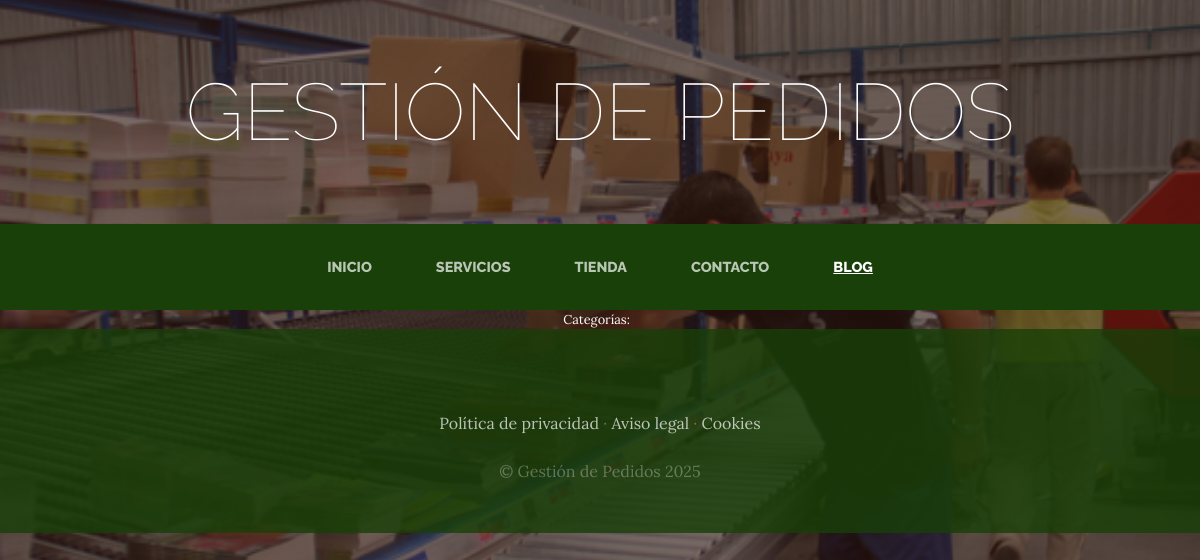
/blog/categoria/2/, run on an earlier commit of the app's database.
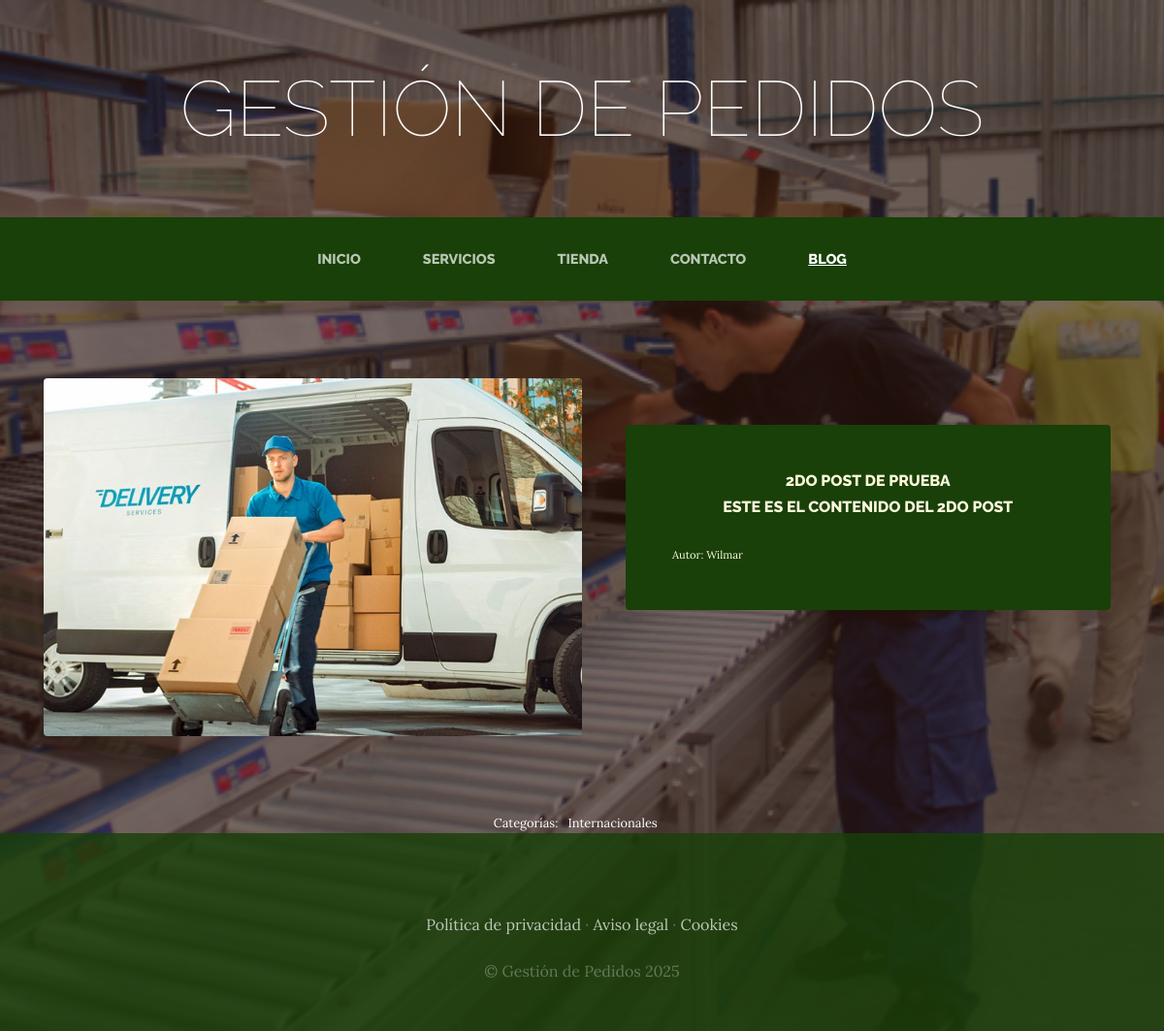
And on a later commit of the database.
### BlogApp/models.py (models this page shows, shortened)
class Post(models.Model):
    titulo = models.CharField(max_length=50)
    contenido = models.CharField(max_length=500)
    imagen = models.ImageField(upload_to='BlogApp', null=True, blank=True)
    autor = models.ForeignKey(User, on_delete=models.CASCADE)
    categoria = models.ManyToManyField(Categorias)
    created = models.DateTimeField(auto_now_add=True)
    updated = models.DateTimeField(auto_now_add=True)
    class Meta():
        verbose_name = 'Post'
        verbose_name_plural = 'Posts'

class Categorias(models.Model):
    nombre = models.CharField(max_length=50)
    created = models.DateTimeField(auto_now_add=True)
    updated = models.DateTimeField(auto_now_add=True)
    class Meta():
        verbose_name = 'Categoria'
        verbose_name_plural = 'Categorias'

### BlogApp/views.py (the view)
# urls.py: path('/categoria/<int:categoria_id>/', views.categoria, name="categoria"),
def categoria(request, categoria_id):
    categoria = Categorias.objects.get(id=categoria_id)
    posts = Post.objects.filter(categoria=categoria)
    return render(request, "blog/categoria.html", {"categoria": categoria, "posts": posts})

### BlogApp/templates/blog/categoria.html (shortened to what this page needs)
<html lang="es">
<head>
</head>
<body>
{% extends 'SitioWebApp/base.html' %}
{% load static %}
{% block content %}
<div>
    {% for post in posts %}
        <section class="page-section clearfix">
            <div class="container">
                <div class="intro">
                    <img class="intro-img img-fluid mb-3 mb-lg-0 rounded" src= "{{post.imagen.url}}" alt="" style="width: 50%;">
                    <div class="intro-text left-0 text-center bg-faded p-5 rounded">
                        <h2 class="section-heading mb-4" >
                            <span class="section-heading-upper">{{post.titulo}}</span>
                            <span class="section-heading-upper">{{post.contenido}}</span>
                        </h2>
                        <div style="text-align: left; font-size: 0.7em;">Autor: {{post.autor}}</div>
                    </div>
                </div>
            </div>
        </section>
    {% endfor %}
    <section>
        <div style="width: 75%; margin: auto; font-size: 0.8em; text-align: center; color: white;">
            Categorías: &nbsp;
            {% for post in posts %}
                {% for categoria in post.categoria.all %}
                    {{categoria.nombre}} &nbsp;&nbsp;&nbsp;
                {% endfor %}
            {% endfor %}
        </div>
    </section>
</div>
{% endblock %}

### SitioWebApp/templates/SitioWebApp/base.html (shortened to what this page needs)
<html>
<head>
  {% load static %}
    <link href="{% static 'SitioWebApp/vendor/bootstrap/css/bootstrap.min.css' %}" rel="stylesheet">
    <link href="{% static 'SitioWebApp/css/gestion.css' %}" rel="stylesheet">
</head>
<body>
    <h1 class="site-heading text-center text-white d-none d-lg-block">
        <span class="site-heading-lower">Gestión de Pedidos</span>
      </h1>
 <nav class="navbar navbar-expand-lg navbar-dark py-lg-4" id="mainNav">
    <div class="container">
      <div class="collapse navbar-collapse" id="navbarResponsive">
        <ul class="navbar-nav mx-auto">
          <li class="nav-item {% if request.path == '/home/' %}active{% endif %} px-lg-4">
            <a class="nav-link text-uppercase text-expanded" href="{% url 'Home' %}">Inicio</a>
          </li>
          <li class="nav-item {% if request.path == '/servicios/' %}active{% endif %} px-lg-4">
            <a class="nav-link text-uppercase text-expanded" href="{% url 'Servicios' %}">Servicios</a>
          </li>
          <li class="nav-item {% if request.path == '/tienda/' %}active{% endif %} px-lg-4">
            <a class="nav-link text-uppercase text-expanded" href="{% url 'Tienda' %}">Tienda</a>
          </li>
          <li class="nav-item {% if request.path == '/contacto/' %}active{% endif %} px-lg-4">
            <a class="nav-link text-uppercase text-expanded" href="{% url 'Contacto' %}">Contacto</a>
          </li>
          <li class="nav-item {% if request.path|slice:':6' == '/blog/' %}active{% endif %} px-lg-4">
            <a class="nav-link text-uppercase text-expanded" href="{% url 'Blog' %}">Blog</a>
          </li>
        </ul>
      </div>
    </div>
  </nav>
  {% block content %}
  {% endblock %}
    <footer class="footer text-faded text-center py-5">
      <div class="container">
        <p class="m-0 mbt">
        	<a href="sample.html" class="link">Política de privacidad</a> ·
        	<a href="sample.html" class="link">Aviso legal</a> ·
        	<a href="sample.html" class="link">Cookies</a>
		</p>
        <p class="m-0 mbt1">&copy; Gestión de Pedidos 2025</p>
      </div>
	</footer>
</body>
</html>

### SitioWebApp/static/SitioWebApp/css/gestion.css (style rules this page uses)
body { font-family: 'Lora'; background: linear-gradient(rgba(47, 23, 15, 0.65), rgba(47, 23, 15, 0.65)), url("../img/bg_main.jpg"); background-attachment: fixed; background-position: center; background-size: cover; }
h1, h2, h3, h4, h5, h6 { font-family: 'Raleway'; }
p { line-height: 1.75; }
.text-faded { color: rgba(255, 255, 255, 0.3); }
.site-heading { margin-top: 5rem; margin-bottom: 5rem; text-transform: uppercase; line-height: 1; font-family: 'Raleway'; }
.site-heading .site-heading-lower { font-size: 5rem; font-weight: 100; line-height: 4rem; }
.page-section { margin-top: 5rem; margin-bottom: 5rem; }
.section-heading { text-transform: uppercase; }
.section-heading .section-heading-upper { display: block; font-size: 1rem; font-weight: 800; padding-bottom:.5rem; }
.bg-faded { background-color: rgba(255, 255, 255, 0.85); }
#mainNav { background-color: rgba(24, 64, 8); font-family: 'Raleway'; }
#mainNav .navbar-nav .nav-item .nav-link { color: rgba(255, 255, 255, 0.7); font-weight: 800; }
#mainNav .navbar-nav .nav-item.active .nav-link { color: #ffffff; text-decoration: underline; }
@media (min-width: 992px) { #mainNav .navbar-nav .nav-item .nav-link { font-size: 0.9rem; } }
.intro { position: relative; }
@media (min-width: 992px) { .intro .intro-img { width: 75%; float: left; } }
@media (min-width: 992px) { .intro .intro-text { left: 600; width: 60%; margin-top: 3rem; background-color: rgba(24, 64, 8); color: cornsilk; position: absolute; } }
@media (min-width: 1200px) { .intro .intro-text { width: 45%; } }
.footer { background-color: rgba(24, 64, 8, 0.8); }
.mbt { padding-top: 2rem; }
.mbt1 { padding-top: 1.25rem; }
a.link { color: rgba(255, 255, 255, 0.7); }

What changed in the data, as far as the page shows it:
added Post: imagen (picture), titulo "2DO POST DE PRUEBA", contenido "ESTE ES EL CONTENIDO DEL 2DO POST", autor "Wilmar"
now on this page (row unchanged): Categorias: nombre "Internacionales"
